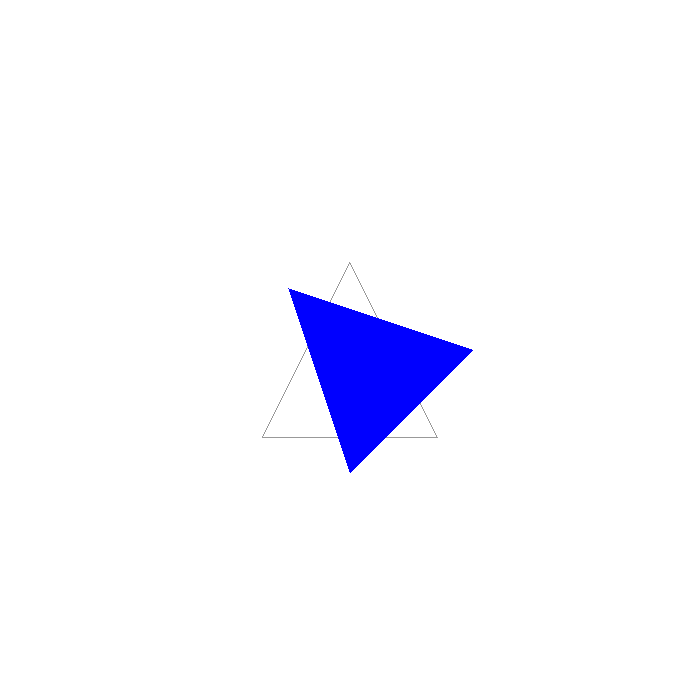

Write Python code to recreate this figure.
import math
import numpy as np

from OpenGL.GL import *
from OpenGL.GLUT import *
from OpenGL.GLU import *

from PIL import Image


# -----------------------------------------
# Original Triangle using Homogeneous Coordinates
# -----------------------------------------

triangle = np.array([
    [-0.5, -0.5, 1],
    [ 0.5, -0.5, 1],
    [ 0.0,  0.5, 1]
], dtype=float)


# -----------------------------------------
# Rotation Matrix
# -----------------------------------------

angle = 45

theta = math.radians(angle)

R = np.array([
    [math.cos(theta), -math.sin(theta), 0],
    [math.sin(theta),  math.cos(theta), 0],
    [0,                0,               1]
], dtype=float)


# -----------------------------------------
# Apply Rotation
# -----------------------------------------

transformed = []

for point in triangle:
    new_point = R @ point
    transformed.append(new_point)

transformed = np.array(transformed)


# Print matrix
print("Rotation Matrix:")
print(R)

print("\nOriginal Coordinates:")
print(triangle)

print("\nTransformed Coordinates:")
print(transformed)


# -----------------------------------------
# Display Function
# -----------------------------------------

def display():

    glClear(GL_COLOR_BUFFER_BIT)

    # Draw original triangle
    glColor3f(0.6, 0.6, 0.6)

    glBegin(GL_LINE_LOOP)

    for point in triangle:
        glVertex2f(point[0], point[1])

    glEnd()


    # Draw rotated triangle
    glColor3f(0.0, 0.0, 1.0)

    glBegin(GL_TRIANGLES)

    for point in transformed:
        glVertex2f(point[0], point[1])

    glEnd()

    glFlush()


# -----------------------------------------
# Save OpenGL Window as Image
# -----------------------------------------

def save_image():

    glReadBuffer(GL_FRONT)

    pixels = glReadPixels(
        0,
        0,
        700,
        700,
        GL_RGB,
        GL_UNSIGNED_BYTE
    )

    image = Image.frombytes(
        "RGB",
        (700, 700),
        pixels
    )

    # OpenGL image is upside down
    image = image.transpose(
        Image.Transpose.FLIP_TOP_BOTTOM
    )

    image.save("rotation.png")

    print("\nImage saved as rotation.png")


# -----------------------------------------
# Main Display
# -----------------------------------------

def display_and_save():

    display()

    save_image()


# -----------------------------------------
# Main Function
# -----------------------------------------

def main():

    glutInit()

    glutInitDisplayMode(
        GLUT_SINGLE | GLUT_RGB
    )

    glutInitWindowSize(700, 700)

    glutCreateWindow(
        b"Experiment 3 - Rotation"
    )

    # White background
    glClearColor(
        1.0,
        1.0,
        1.0,
        1.0
    )

    # Set coordinate system
    glMatrixMode(GL_PROJECTION)

    glLoadIdentity()

    gluOrtho2D(
        -2,
        2,
        -2,
        2
    )

    glMatrixMode(GL_MODELVIEW)

    glutDisplayFunc(display_and_save)

    glutMainLoop()


# -----------------------------------------
# Program Start
# -----------------------------------------

if __name__ == "__main__":
    main()
